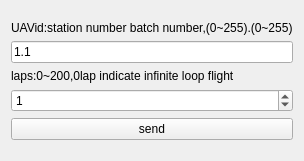
<?xml version="1.0" encoding="UTF-8"?>
<ui version="4.0">
 <class>CmdTrackCircleNum</class>
 <widget class="QWidget" name="CmdTrackCircleNum">
  <property name="geometry">
   <rect>
    <x>0</x>
    <y>0</y>
    <width>246</width>
    <height>161</height>
   </rect>
  </property>
  <property name="windowTitle">
   <string>Form</string>
  </property>
  <layout class="QVBoxLayout" name="verticalLayout">
   <item>
    <spacer name="verticalSpacer">
     <property name="orientation">
      <enum>Qt::Vertical</enum>
     </property>
     <property name="sizeHint" stdset="0">
      <size>
       <width>20</width>
       <height>40</height>
      </size>
     </property>
    </spacer>
   </item>
   <item>
    <widget class="QLabel" name="label_2">
     <property name="text">
      <string>UAVid:station number batch number,(0~255).(0~255)</string>
     </property>
    </widget>
   </item>
   <item>
    <widget class="QLineEdit" name="lineEditID">
     <property name="inputMask">
      <string/>
     </property>
     <property name="text">
      <string>1.1</string>
     </property>
     <property name="maxLength">
      <number>7</number>
     </property>
    </widget>
   </item>
   <item>
    <widget class="QLabel" name="label">
     <property name="text">
      <string>laps:0~200,0lap indicate infinite loop flight</string>
     </property>
    </widget>
   </item>
   <item>
    <widget class="QSpinBox" name="spinBoxNum">
     <property name="maximum">
      <number>200</number>
     </property>
     <property name="value">
      <number>1</number>
     </property>
    </widget>
   </item>
   <item>
    <widget class="QPushButton" name="pushButtonSend">
     <property name="text">
      <string>send</string>
     </property>
    </widget>
   </item>
   <item>
    <spacer name="verticalSpacer_2">
     <property name="orientation">
      <enum>Qt::Vertical</enum>
     </property>
     <property name="sizeHint" stdset="0">
      <size>
       <width>20</width>
       <height>40</height>
      </size>
     </property>
    </spacer>
   </item>
  </layout>
 </widget>
 <resources/>
 <connections/>
</ui>
